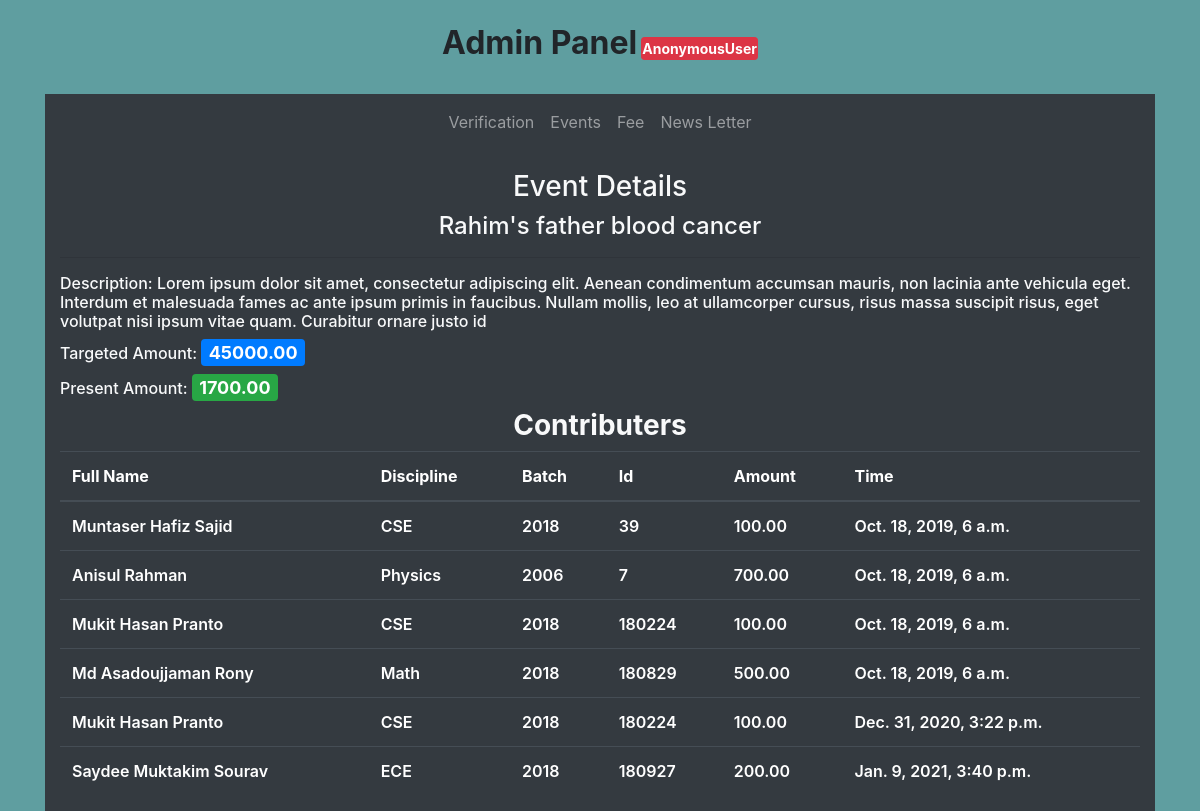
The page /my_admin/event_view/1/details/ on the database its author committed.
### event/models.py (models this page shows, shortened)
class Event(models.Model):
    discipline_list = ['Architecture','CSE','ECE','Math','URP','Physics','Chemistry','Stat','Pharmacy','BGE','FWT','FMRT','Agrotechnology','ES','SWE','BAD','HRM','DP','PM','DS','History','English','Bangla','IER','Sculpture','Econ','Sociology','MCJ','Law']
    Discipline_Choices = []
    for x in discipline_list:
        Discipline_Choices.append((x,x))
    headline = models.CharField(max_length=100)
    description = models.TextField()
    discipline = models.CharField(max_length=255,choices=Discipline_Choices,blank=True)
    visible_to = models.CharField(max_length=255,choices=Discipline_Choices,blank=True)
    target_amount = models.DecimalField(max_digits=15, decimal_places=2)
    present_amount = models.DecimalField(max_digits=15, decimal_places=2,default=0)
    is_present = models.BooleanField(default=True)

class Contributer(models.Model):
    date = datetime.strptime('10/18/2019','%m/%d/%Y')
    event_no = models.ForeignKey('Event',on_delete=models.CASCADE)
    alumni = models.ForeignKey('alumni_profile.Alumni_Profile',on_delete=models.CASCADE)
    amount = models.DecimalField(max_digits=15, decimal_places=2)
    created_on = models.DateTimeField(default=date)

### alumni_profile/models.py (models this page shows, shortened)
class Alumni_Profile(models.Model):
    discipline_list = ['Architecture','CSE','ECE','Math','URP','Physics','Chemistry','Stat','Pharmacy','BGE','FWT','FMRT','Agrotechnology','ES','SWE','BAD','HRM','DP','PM','DS','History','English','Bangla','IER','Sculpture','Econ','Sociology','MCJ','Law']
    Discipline_Choices = []
    for x in discipline_list:
        Discipline_Choices.append((x,x))
    Id_Choices = []
    for x in range(1,51):
        Id_Choices.append((str(x),str(x)))
    Batch_Choices = []
    for x in range(1991,2019):
        Batch_Choices.append((str(x),str(x)))
    job_list=['Agriculture','Architecture and Construction','Business Management and Administration','Education','Finance','Food','Government and Public Administration','Health Science','Human Services','Law, Public Safety, Corrections and Security','Manufacturing','Marketing, Sales and Service','Natural Resources','Science, Technology and Engineering','Other']
    Job_Choices = []
    for x in job_list:
        Job_Choices.append((x,x))
    country_list = ["Afghanistan","Albania","Algeria","Andorra","Angola","Anguilla","Antigua &amp; Barbuda","Argentina","Armenia","Aruba","Australia","Austria","Azerbaijan","Bahamas","Bahrain","Bangladesh","Barbados","Belarus","Belgium","Belize","Benin","Bermuda","Bhutan","Bolivia","Bosnia &amp; Herzegovina","Botswana","Brazil","British Virgin Islands","Brunei","Bulgaria","Burkina Faso","Burundi","Cambodia","Cameroon","Cape Verde","Cayman Islands","Chad","Chile","China","Colombia","Congo","Cook Islands","Costa Rica","Cote D Ivoire","Croatia","Cruise Ship","Cuba","Cyprus","Czech Republic","Denmark","Djibouti","Dominica","Dominican Republic","Ecuador","Egypt","El Salvador","Equatorial Guinea","Estonia","Ethiopia","Falkland Islands","Faroe Islands","Fiji","Finland","France","French Polynesia","French West Indies","Gabon","Gambia","Georgia","Germany","Ghana","Gibraltar","Greece","Greenland","Grenada","Guam","Guatemala","Guernsey","Guinea","Guinea Bissau","Guyana","Haiti","Honduras","Hong Kong","Hungary","Iceland","India","Indonesia","Iran","Iraq","Ireland","Isle of Man","Israel","Italy","Jamaica","Japan","Jersey","Jordan","Kazakhstan","Kenya","Kuwait","Kyrgyz Republic","Laos","Latvia","Lebanon","Lesotho","Liberia","Libya","Liechtenstein","Lithuania","Luxembourg","Macau","Macedonia","Madagascar","Malawi","Malaysia","Maldives","Mali","Malta","Mauritania","Mauritius","Mexico","Moldova","Monaco","Mongolia","Montenegro","Montserrat","Morocco","Mozambique","Namibia","Nepal","Netherlands","Netherlands Antilles","New Caledonia","New Zealand","Nicaragua","Niger","Nigeria","Norway","Oman","Pakistan","Palestine","Panama","Papua New Guinea","Paraguay","Peru","Philippines","Poland","Portugal","Puerto Rico","Qatar","Reunion","Romania","Russia","Rwanda","Saint Pierre &amp; Miquelon","Samoa","San Marino","Satellite","Saudi Arabia","Senegal","Serbia","Seychelles","Sierra Leone","Singapore","Slovakia","Slovenia","South Africa","South Korea","Spain","Sri Lanka","St Kitts &amp; Nevis","St Lucia","St Vincent","St. Lucia","Sudan","Suriname","Swaziland","Sweden","Switzerland","Syria","Taiwan","Tajikistan","Tanzania","Thailand","Timor L'Este","Togo","Tonga","Trinidad &amp; Tobago","Tunisia","Turkey","Turkmenistan","Turks &amp; Caicos","Uganda","Ukraine","United Arab Emirates","United Kingdom","Uruguay","Uzbekistan","Venezuela","Vietnam","Virgin Islands (US)","Yemen","Zambia","Zimbabwe"]
    Country_Choices = []
    for x in country_list:
        Country_Choices.append((x,x))
    full_name = models.CharField(max_length=255)
    image = models.FileField(upload_to='uploads/')
    certificate = models.FileField(upload_to='uploads/')
    discipline = models.CharField(max_length=255,choices=Discipline_Choices)
    student_id = models.CharField(max_length=10)
    batch = models.CharField(max_length=50,choices=Batch_Choices)
    job_type = models.CharField(max_length=50)
    job_position = models.CharField(max_length=60)
    company_name = models.CharField(max_length=60,blank=True)
    higher_study = models.CharField(max_length=60)
    present_address = models.CharField(max_length=60)
    present_country = models.CharField(max_length=60,choices=Country_Choices)
    prmanent_address = models.CharField(max_length=60)
    mobile = models.CharField(max_length=60)
    facebook = models.URLField(max_length=60,blank=True)
    linkdin = models.URLField(max_length=60,blank=True)
    about_me = models.TextField()
    is_verified = models.BooleanField(default=False)
    ask_for_update_certificate = models.BooleanField(default=False)
    user = models.OneToOneField(settings.AUTH_USER_MODEL, on_delete=models.CASCADE,related_name="alumni")

### my_admin/views.py (the view)
# urls.py: path('event_view/<int:id>/details/',admin_event_view_details,name='admin_event_details'),
def admin_event_view_details(request,id):
    event = Event.objects.get(pk=id)
    cont = Contributer.objects.filter(event_no=event)
    context = {
        'event':event,
        'contributers':cont,
    }
    return render(request,'my_admin/my_admin_event_view_details.html',context)

### alumni_fee/context_processors.py (called while the page is built)
def add_variable_to_context(request):
    year_fee = Fee_Info.objects.get()
    current_news_letter = News_Letter.objects.all().order_by('-start_date').first()
    return {
        'yearFee': year_fee.yearly_fee,
        'current_news_letter':current_news_letter,
    }

### templates/my_admin/my_admin_event_view_details.html
{% extends "my_admin/base.html" %}
{% load static %}
{% block content %}
<div class="event_details bg-dark text-light">
    <div class="container">
        <h3 style="padding-top: 20px;
        text-align: center;">Event Details</h3>
        <h4 style="text-align: center;">{{event.headline}}</h4>
        <hr>
        <h6><span style="font-weight: 500;">Description:</span> {{event.description}}</h6>
        <h6><span style="font-weight: 500;">Targeted Amount:</span> <span class="badge badge-primary" style="font-size: large;">{{event.target_amount}}</span></h6>
        <h6><span style="font-weight: 500;">Present Amount:</span> <span class="badge badge-success" style="font-size: large;">{{event.present_amount}}</span></h6>
        <h3 style="font-weight: 700;text-align: center;">Contributers</h3>
        <div style="overflow-y: auto;">
            <table class="table table-dark table-hover">
                <thead>
                  <tr>
                    <th>Full Name</th>
                    <th>Discipline</th>
                    <th>Batch</th>
                    <th>Id</th>
                    <th>Amount</th>
                    <th>Time</th>
                  </tr>
                </thead>
                <tbody style="font-weight: 600;">
                  {% for contributer in contributers %}
                  <tr>
                    <td>{{contributer.alumni.full_name}}</td>
                    <td>{{contributer.alumni.discipline}}</td>
                    <td>{{contributer.alumni.batch}}</td>
                    <td>{{contributer.alumni.student_id}}</td>
                    <td>{{contributer.amount}}</td>
                    <td>{{contributer.created_on}}</td>
                  </tr>
                  {% endfor %}
                </tbody>
              </table>
        </div>
    </div>
</div>
{% endblock %}

### home/static/css/myadmin.css (style rules this page uses)
body { background-color: cadetblue; }

### rows shown on the page
Event: headline "Rahim's father blood cancer", description "Lorem ipsum dolor sit amet, consectetur adipiscing elit. Aenean condimentum accumsan mauris, non lacinia ante vehicula eget. Interdum et malesuada fames ac ante ipsum primis in faucibus. Nullam mollis, leo at ullamcorper cursus, risus massa suscipit risus, eget volutpat nisi ipsum vitae quam. Curabitur ornare justo id", target_amount "45000.00", present_amount "1700.00"
Contributer: alumni.full_name "Muntaser Hafiz Sajid", alumni.discipline "CSE", alumni.batch "2018", alumni.student_id "39", amount "100.00", created_on "Oct. 18, 2019, 6 a.m."
Contributer: alumni.full_name "Anisul Rahman", alumni.discipline "Physics", alumni.batch "2006", alumni.student_id "7", amount "700.00", created_on "Oct. 18, 2019, 6 a.m."
Contributer: alumni.full_name "Mukit Hasan Pranto", alumni.discipline "CSE", alumni.batch "2018", alumni.student_id "180224", amount "100.00", created_on "Oct. 18, 2019, 6 a.m."
Contributer: alumni.full_name "Md Asadoujjaman Rony", alumni.discipline "Math", alumni.batch "2018", alumni.student_id "180829", amount "500.00", created_on "Oct. 18, 2019, 6 a.m."
Contributer: alumni.full_name "Mukit Hasan Pranto", alumni.discipline "CSE", alumni.batch "2018", alumni.student_id "180224", amount "100.00", created_on "Dec. 31, 2020, 3:22 p.m."
Contributer: alumni.full_name "Saydee Muktakim Sourav", alumni.discipline "ECE", alumni.batch "2018", alumni.student_id "180927", amount "200.00", created_on "Jan. 9, 2021, 3:40 p.m."

### other values the page prints
{{ request.user }} "AnonymousUser"
